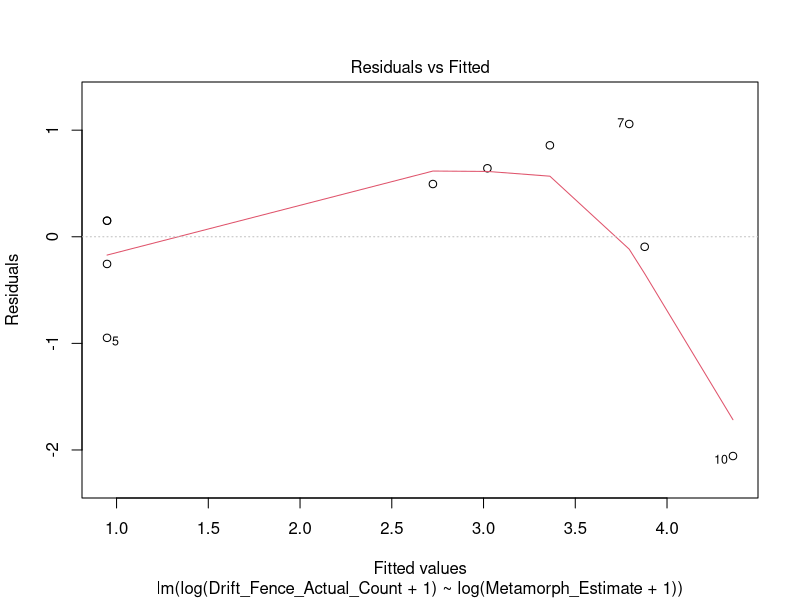
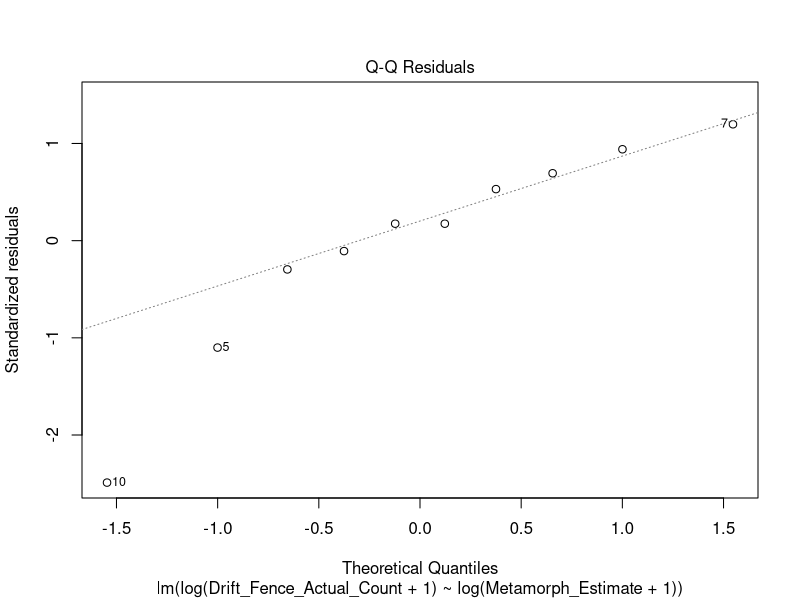
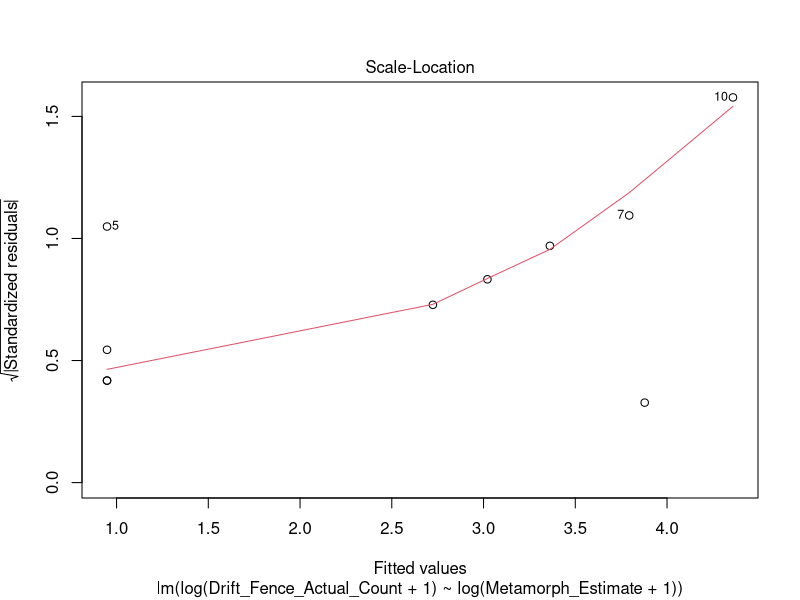
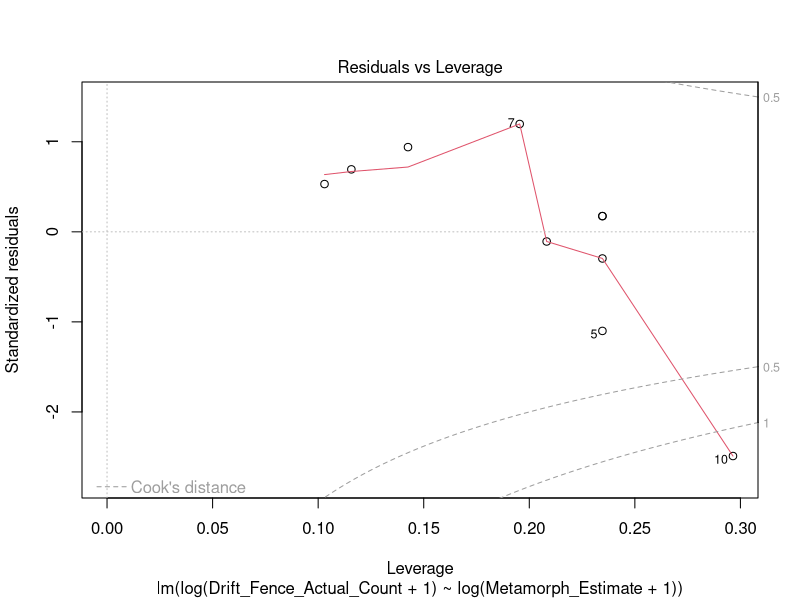
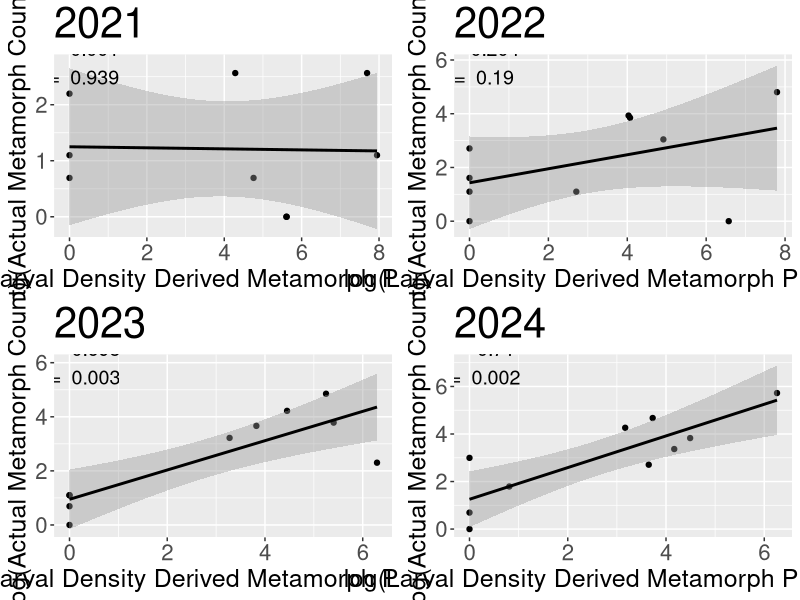
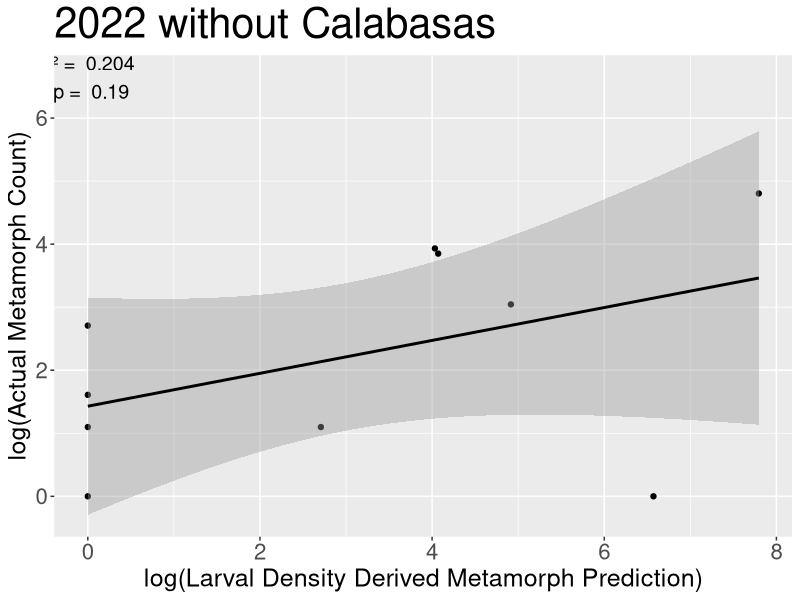

Here is the R script that generated these plots, in order:
#Making nice correlation plots for recruitment correlation
library(ggplot2)
library(tidyverse)
library(ggpubr)
df <- read_csv("Data/Larval_Correlations_Sum_Density.csv")

#Subsetting the data by year
data2021 <- df %>%
  filter(Year == 2021) %>%
  select(Pond, Metamorph_Estimate, Drift_Fence_Actual_Count)

data2022 <- df %>%
  filter(Year == 2022) %>%
  select(Pond, Metamorph_Estimate, Drift_Fence_Actual_Count)

data2023 <- df %>%
  filter(Year == 2023) %>%
  select(Pond, Metamorph_Estimate, Drift_Fence_Actual_Count)

data2024 <- df %>%
  filter(Year == 2024) %>%
  select(Pond, Metamorph_Estimate, Drift_Fence_Actual_Count)


#2021 Model
model2021 <- lm(log(Drift_Fence_Actual_Count+1) ~ log(Metamorph_Estimate+1), data = data2021)
summary(model2021)

#2022 Model
model2022 <- lm(log(Drift_Fence_Actual_Count+1) ~ log(Metamorph_Estimate+1), data = data2022)
summary(model2022)

#2023 Model
model2023 <- lm(log(Drift_Fence_Actual_Count+1) ~ log(Metamorph_Estimate+1), data = data2023)
summary(model2023)
plot(model2023)

#2024 Model
model2024 <- lm(log(Drift_Fence_Actual_Count) ~ log(Metamorph_Estimate+1), data = data2024)
summary(model2024)

summary2021 <- summary(model2021)
summary2022 <- summary(model2022)
summary2023 <- summary(model2023)
summary2024 <- summary(model2024)

p_value2021 <- coef(summary(model2021))[2, 4]
p_value2022 <- coef(summary(model2022))[2, 4]
p_value2023 <- coef(summary(model2023))[2, 4]
p_value2024 <- coef(summary(model2024))[2, 4]




#2021 Plot
plot1 <- ggplot(data2021, aes(x = log(Metamorph_Estimate+1), y = log(Drift_Fence_Actual_Count+1))) +
  geom_point() +
  stat_smooth(method = "lm", color = "black")+
  labs(x = "log(Larval Density Derived Metamorph Prediction)",
       y = "log(Actual Metamorph Count)",
       title = "2021")+
  theme(plot.title = element_text(size = 30), axis.text = element_text(size = 16), axis.title = element_text(size = 18))+
  annotate("text", x = 0.1, y = 2.75, label = paste("R² = ", round(summary2021$r.squared, 3), "\n", "p = ", round(p_value2021, 3)),
           size = 5, color = "black")

#2022 Plot
plot2 <- ggplot(data2022, aes(x = log(Metamorph_Estimate+1), y = log(Drift_Fence_Actual_Count+1))) +
  geom_point() +
  stat_smooth(method = "lm", color = "black")+
  labs(x = "log(Larval Density Derived Metamorph Prediction)",
       y = "log(Actual Metamorph Count)",
       title = "2022")+
  theme(plot.title = element_text(size = 30), axis.text = element_text(size = 16), axis.title = element_text(size = 18))+
  annotate("text", x = 0.1, y = 5.9, label = paste("R² = ", round(summary2022$r.squared, 3), "\n", "p = ", round(p_value2022, 3)),
           size = 5, color = "black")

#2023 Plot
plot3 <- ggplot(data2023, aes(x = log(Metamorph_Estimate+1), y = log(Drift_Fence_Actual_Count+1))) +
  geom_point() +
  stat_smooth(method = "lm", color = "black")+
  labs(x = "log(Larval Density Derived Metamorph Prediction)",
       y = "log(Actual Metamorph Count)",
       title = "2023")+
  theme(plot.title = element_text(size = 30), axis.text = element_text(size = 16), axis.title = element_text(size = 18))+
  annotate("text",x = 0.1, y = 6, label = paste("R² = ", round(summary2023$r.squared, 3), "\n", "p = ", round(p_value2023, 3)),
           size = 5, color = "black")

#2024 Plot
plot4 <- ggplot(data2024, aes(x = log(Metamorph_Estimate+1), y = log(Drift_Fence_Actual_Count))) +
  geom_point() +
  stat_smooth(method = "lm", colour = "black")+
  labs(x = "log(Larval Density Derived Metamorph Prediction)",
       y = "log(Actual Metamorph Count)",
       title = "2024")+
  theme(plot.title = element_text(size = 30), axis.text = element_text(size = 16), axis.title = element_text(size = 18))+
  annotate("text",  x = 0.1, y = 7, label = paste("R² = ", round(summary2024$r.squared, 3), "\n", "p = ", round(p_value2024, 3)),
           size = 5, color = "black")



ggarrange(plot1, plot2, plot3, plot4)




#2022 without Calabasas
data2022NoCalabasas <- df %>%
  filter(Year == 2022, Pond != "Calabasas ") %>%
  select(Pond, Metamorph_Estimate, Drift_Fence_Actual_Count)


model2022NoCalabasas <- lm(log(Drift_Fence_Actual_Count+1) ~ log(Metamorph_Estimate+1), data = data2022NoCalabasas)
summary(model2022NoCalabasas)

summary2022NoCalabasas <- summary(model2022NoCalabasas)
p_value2022NoCalabasas <- coef(summary(model2022NoCalabasas))[2, 4]



ggplot(data2022NoCalabasas, aes(x = log(Metamorph_Estimate+1), y = log(Drift_Fence_Actual_Count+1))) +
  geom_point() +
  stat_smooth(method = "lm", color = "black")+
  labs(x = "log(Larval Density Derived Metamorph Prediction)",
       y = "log(Actual Metamorph Count)",
       title = "2022 without Calabasas")+
  theme(plot.title = element_text(size = 30), axis.text = element_text(size = 16), axis.title = element_text(size = 18))+
  annotate("text", x = 0.01, y = 6.65, label = paste("R² = ", round(summary2022NoCalabasas$r.squared, 3), "\n", "p = ", round(p_value2022NoCalabasas, 3)),
           size = 5, color = "black")








#Now assessing all years pooled
all_years <- lm(log(Drift_Fence_Actual_Count+1) ~ log(Metamorph_Estimate+1), data = df)
summary(all_years)

##Returning the slope of the regression to calculate trespass rate
all_years_slope <- coef(all_years)[2]
##Slope is 0.24
